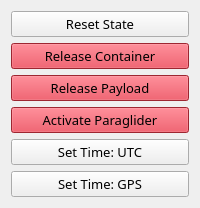
         <widget class="QWidget" name="telemetry_container_5" native="true">
          <layout class="QGridLayout" name="gridLayout_13">
           <item row="5" column="0">
            <widget class="QPushButton" name="set_time_utc_button">
             <property name="sizePolicy">
              <sizepolicy hsizetype="Minimum" vsizetype="Minimum">
               <horstretch>0</horstretch>
               <verstretch>0</verstretch>
              </sizepolicy>
             </property>
             <property name="font">
              <font>
               <family>Sans Serif Collection</family>
               <pointsize>10</pointsize>
              </font>
             </property>
             <property name="text">
              <string>Set Time: UTC</string>
             </property>
            </widget>
           </item>
           <item row="2" column="0">
            <widget class="QPushButton" name="release_payload_button">
             <property name="sizePolicy">
              <sizepolicy hsizetype="Minimum" vsizetype="Minimum">
               <horstretch>0</horstretch>
               <verstretch>0</verstretch>
              </sizepolicy>
             </property>
             <property name="font">
              <font>
               <family>Sans Serif Collection</family>
               <pointsize>10</pointsize>
               <weight>50</weight>
               <bold>false</bold>
              </font>
             </property>
             <property name="styleSheet">
              <string notr="true">QPushButton{background-color: rgba(220, 53, 69, 1);} QPushButton:hover{background-color: rgba(200, 45, 59, 1);}</string>
             </property>
             <property name="text">
              <string>Release Payload</string>
             </property>
            </widget>
           </item>
           <item row="0" column="0">
            <widget class="QPushButton" name="reset_state_button">
             <property name="sizePolicy">
              <sizepolicy hsizetype="Minimum" vsizetype="Minimum">
               <horstretch>0</horstretch>
               <verstretch>0</verstretch>
              </sizepolicy>
             </property>
             <property name="font">
              <font>
               <family>Sans Serif Collection</family>
               <pointsize>10</pointsize>
              </font>
             </property>
             <property name="text">
              <string>Reset State</string>
             </property>
            </widget>
           </item>
           <item row="6" column="0">
            <widget class="QPushButton" name="set_time_gps_button">
             <property name="sizePolicy">
              <sizepolicy hsizetype="Minimum" vsizetype="Minimum">
               <horstretch>0</horstretch>
               <verstretch>0</verstretch>
              </sizepolicy>
             </property>
             <property name="font">
              <font>
               <family>Sans Serif Collection</family>
               <pointsize>10</pointsize>
               <weight>50</weight>
               <bold>false</bold>
              </font>
             </property>
             <property name="styleSheet">
              <string notr="true"/>
             </property>
             <property name="text">
              <string>Set Time: GPS</string>
             </property>
            </widget>
           </item>
           <item row="3" column="0">
            <widget class="QPushButton" name="activate_paraglider_button">
             <property name="sizePolicy">
              <sizepolicy hsizetype="Minimum" vsizetype="Minimum">
               <horstretch>0</horstretch>
               <verstretch>0</verstretch>
              </sizepolicy>
             </property>
             <property name="font">
              <font>
               <family>Sans Serif Collection</family>
               <pointsize>10</pointsize>
              </font>
             </property>
             <property name="styleSheet">
              <string notr="true">QPushButton{background-color: rgba(220, 53, 69, 1);} QPushButton:hover{background-color: rgba(200, 45, 59, 1);}</string>
             </property>
             <property name="text">
              <string>Activate Paraglider</string>
             </property>
            </widget>
           </item>
           <item row="1" column="0">
            <widget class="QPushButton" name="release_container_button">
             <property name="sizePolicy">
              <sizepolicy hsizetype="Minimum" vsizetype="Minimum">
               <horstretch>0</horstretch>
               <verstretch>0</verstretch>
              </sizepolicy>
             </property>
             <property name="font">
              <font>
               <family>Sans Serif Collection</family>
               <pointsize>10</pointsize>
              </font>
             </property>
             <property name="styleSheet">
              <string notr="true">QPushButton{background-color: rgba(220, 53, 69, 1);} QPushButton:hover{background-color: rgba(200, 45, 59, 1);}</string>
             </property>
             <property name="text">
              <string>Release Container</string>
             </property>
            </widget>
           </item>
          </layout>
         </widget>
